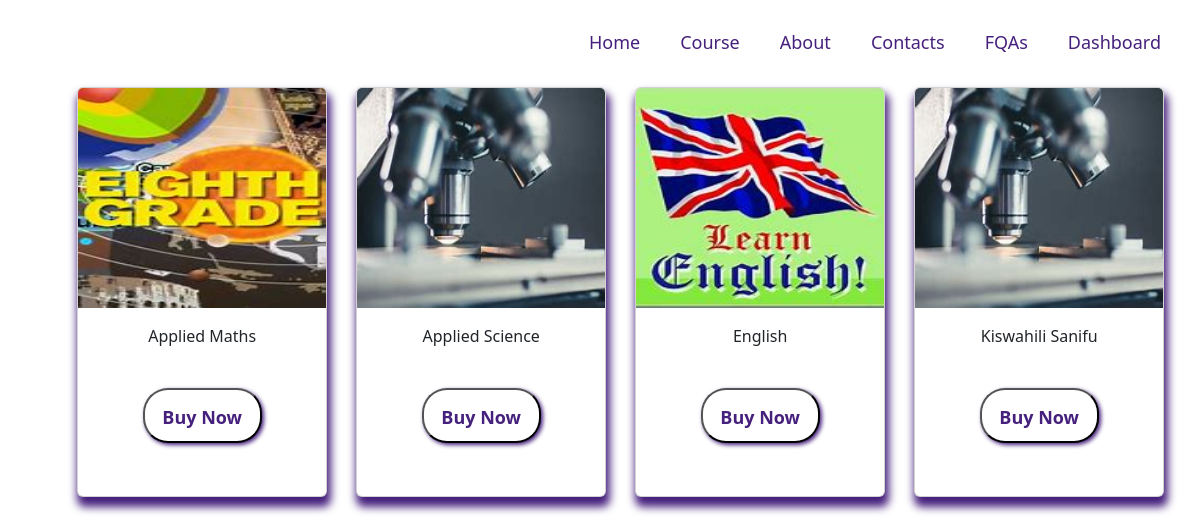
/grade8, run on the app's committed database.
### homepage/models.py (models this page shows)
class GradeEight(models.Model):
    grade=models.CharField(max_length=25 ,null=True)
    title=models.CharField(max_length=25 ,null=True)
    subject=models.CharField(max_length=25 ,null=True)
    profile=models.FileField(null=True,upload_to='homepage/pdfs/')
    course_image=models.ImageField(null=True,upload_to='homepage/covers/')
    date=models.DateTimeField(auto_now=True,null=True)
    CATEGORY_CHOICES=(
        ('Paid','Paid'),
        ('Free','Free'),
    )
    category=models.CharField(max_length=6, choices =CATEGORY_CHOICES ,null=True)

### homepage/views.py (the view)
# urls.py: path('grade8',grade8_course_list, name="grade8_course_list"),
def grade8_course_list(request):
    courses=GradeEight.objects.all()
    return render(request,"grades/eighth/grade8_course_list.html",{ "courses":courses})

### homepage/templates/grades/eighth/grade8_course_list.html (shortened to what this page needs)
{% include 'grades/list.html' %}
<!DOCTYPE html>
<html lang="en">
<head>
</head>
<body>
 </body>
 </html>
</body>
</html>

### homepage/templates/grades/list.html (shortened to what this page needs)
{% include 'navbar.html' %}
<!DOCTYPE html>
<html lang="en">
<head>
    <link href="https://cdn.jsdelivr.net/npm/bootstrap@5.2.2/dist/css/bootstrap.min.css" rel="stylesheet">
</head>
<body>
    {% for course in courses %}
  <div class="container">
    <div class="row " >
        <div class="col-md-3">
            <div class="card body-session">
                {% if course.course_image %}
                <img src="{{ course.course_image.url}}" alt="{{ course.title}}" class="card-img-top">
                {% else %}
                <span class="text-muted">No PDF</span>
                {% endif %}
                <div class="card-body">
                    <div class="card-title ">
                        {{ course.title }}
                    </div>
                    {% if course.category == 'Free' %}
                    <div class="card-text ">
                    {% if course.profile %}
                   <button> <a href="{{ course.profile.url }}" download class="btn-outline-primary" >Read</a></button>
                    {% else %}
                    <span class="text-muted">No PDF</span>
                    {% endif %}
                    </div>
                </div>
                 <div class="card-text">
                        {% if course.profile %}
                     <button>   <a href="{{ course.profile.url }}" download class="btn-outline-sucess" target="_blank">Download</a></button>
                        {% else %}
                        <span class="text-muted">No PDF</span>
                        {% endif %}
                    </div>
                    {% else %}
                    <button class="buy"> <a href="{% url 'login' %}">Buy Now</a></button>
                    {% endif %}
             </div>
        </div>
    </div>
</div>
</div>
{% endfor%}
</body>
</body>
</html>

### homepage/templates/grades/list.html (style rules this page uses)
img { height: 220px; width: 250px; }
.row { float: left; align-items: center; }
.card { width: 250px; height: 410px; margin: 3px 14.5px; box-shadow:2px 8px 8px 2px rgb(70,32,125); left: 40%; padding-bottom: 20%; margin-top: -30px; }
.card-title { text-align: center; }
button a { margin:10px ; text-decoration: none; display: block; color: rgb(70,32,125); font-weight: 600; font-size: 18px; padding: 2px 2px 2px 2px; }
.buy { margin-top: 40px; width: 55%; height: 38%; border-radius: 25px; font-weight: 700; font-size: 18px; text-decoration: none; display: block; color: rgb(70,32,125); font-weight: 600; font-size: 18px; padding: 2px 2px 2px 2px; top:700px; background-color:white; color: rgb(70,32,125) !important; box-shadow: 2px 2px 4px rgb(70,32,125); }
button { border-radius: 25px; display: block; margin: 0 auto; background-color: white; box-shadow: 2px 2px 4px rgb(70,32,125); color: white; }

### data on the page
GradeEight: course_image (picture), title "Applied Maths", shows "Buy Now"
GradeEight: course_image (picture), title "Applied Science", shows "Buy Now"
GradeEight: course_image (picture), title "English", shows "Buy Now"
GradeEight: course_image (picture), title "Kiswahili Sanifu", shows "Buy Now"
